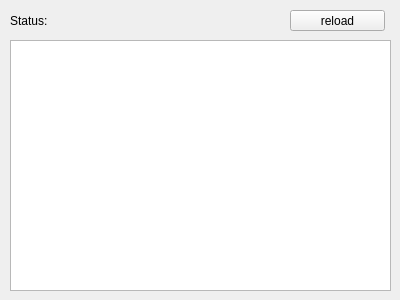
<?xml version="1.0" encoding="UTF-8"?>
<ui version="4.0">
 <class>MainWindow</class>
 <widget class="QMainWindow" name="MainWindow">
  <property name="geometry">
   <rect>
    <x>0</x>
    <y>0</y>
    <width>400</width>
    <height>300</height>
   </rect>
  </property>
  <property name="windowTitle">
   <string>Face Server</string>
  </property>
  <widget class="QWidget" name="centralWidget">
   <widget class="QPlainTextEdit" name="statusText">
    <property name="enabled">
     <bool>true</bool>
    </property>
    <property name="geometry">
     <rect>
      <x>10</x>
      <y>40</y>
      <width>381</width>
      <height>251</height>
     </rect>
    </property>
    <property name="readOnly">
     <bool>true</bool>
    </property>
   </widget>
   <widget class="QLabel" name="label">
    <property name="geometry">
     <rect>
      <x>10</x>
      <y>10</y>
      <width>65</width>
      <height>21</height>
     </rect>
    </property>
    <property name="text">
     <string>Status:</string>
    </property>
   </widget>
   <widget class="QPushButton" name="reloadButton">
    <property name="geometry">
     <rect>
      <x>290</x>
      <y>10</y>
      <width>95</width>
      <height>21</height>
     </rect>
    </property>
    <property name="text">
     <string>reload</string>
    </property>
   </widget>
  </widget>
 </widget>
 <layoutdefault spacing="6" margin="11"/>
 <resources/>
 <connections/>
</ui>
